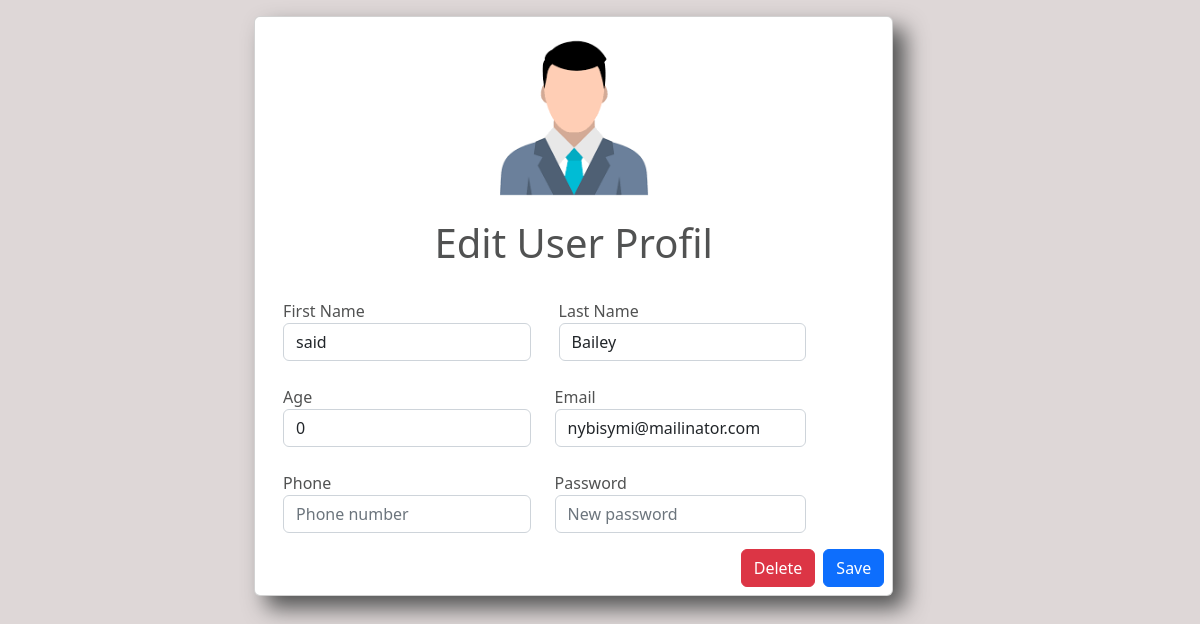
The app's page /edituser.php?iduser=1, older data.
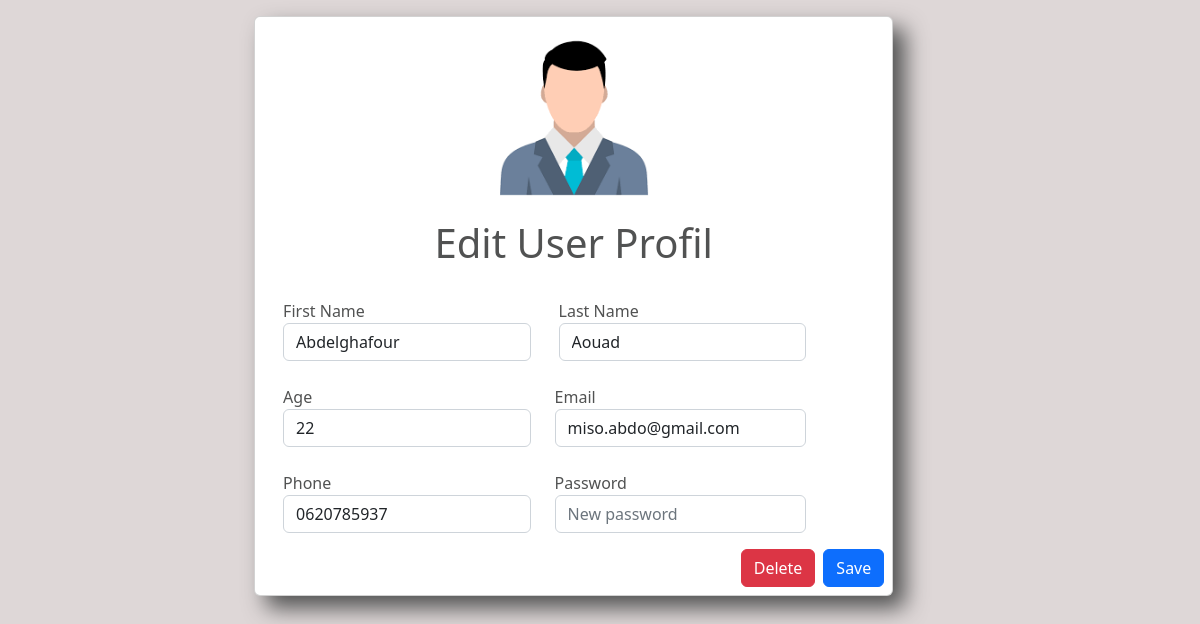
The same page, newer data.
### tables this page shows
CREATE TABLE IF NOT EXISTS `users` (
  `id` int NOT NULL AUTO_INCREMENT,
  `first_name` varchar(50) NOT NULL,
  `last_name` varchar(50) NOT NULL,
  `age` int DEFAULT NULL,
  `email` varchar(255) NOT NULL,
  `phone` varchar(18) DEFAULT NULL,
  `password` varchar(255) NOT NULL,
  `admin` int NOT NULL DEFAULT '0',
  `created_at` timestamp NOT NULL DEFAULT CURRENT_TIMESTAMP,
  `updated_at` timestamp NOT NULL,
  `updated_by` int NOT NULL,
  PRIMARY KEY (`id`)
);

### models/connection.php (called while the page is built, shortened)
<?php
class Connection
{
      private $serv = 'localhost';
      private $user = 'root';
      private $pass = '';
      private $bd = 'youtrain';
      private function pdoConnection()
      {
            $con = new PDO('mysql:host=' . $this->serv . ';dbname=' . $this->bd, $this->user, $this->pass);
            $con->setAttribute(PDO::ATTR_DEFAULT_FETCH_MODE, PDO::FETCH_ASSOC);
            try {
                  return $con;
            } catch (PDOException $e) {
                  echo 'Database Error: ' . $e->getMessage();
            }
      }
      public function connect()
      {
            return $this->pdoConnection();
      }
}

### models/user.php (called while the page is built, shortened)
<?php
require 'connection.php';
class User extends Connection
{
    public $id;
    function __construct($email = null, $password = null, $first_name = null, $last_name = null, $phone = null, $age = null, $id = null, $admin = null)
    {
        $this->id = $id;
    }
    function setId($id)
    {
        $this->id = $id;
    }
    public function getUser()
    {
        $sql = "SELECT * FROM users where id = ?";
        $stmt = $this->connect()->prepare($sql);
        $stmt->execute([$this->id]);
        $result = $stmt->fetch();
        return $result;
    }
}

### edituser.php (the view, shortened to what this page needs)
<?php
require_once 'models/user.php';
if (isset($_GET['iduser'])) {
    $obj = new User();
    $obj->setId($_GET['iduser']);
    $user = $obj->getUser();
} else {
    $obj = new User();
    $obj->setId($_SESSION['id']);
    $user = $obj->getUser();
}
?>
<!DOCTYPE html>
<html lang="en">
<head>
    <link rel="stylesheet" href="https://cdn.jsdelivr.net/gh/guillaumepotier/Parsley.js@2.9.2/doc/assets/docs.css">
    <link rel="stylesheet" href="https://cdn.jsdelivr.net/gh/guillaumepotier/Parsley.js@2.9.2/src/parsley.css">
    <link rel="stylesheet" href="assets/css/style.css">
    <link rel="stylesheet" href="https://cdn.jsdelivr.net/npm/bootstrap-icons@1.9.1/font/bootstrap-icons.css%22%3E">
    <link href="https://cdn.jsdelivr.net/npm/bootstrap@5.2.2/dist/css/bootstrap.min.css" rel="stylesheet">
</head>
<body class="bol">
    <form action="controllers/userController.php" method="POST">
        <div class="container col-4 mb-3 mt-3">
            <div class="card card-edit">
                <img src="assets/img/user.png" class="img-user img-fluid">
                <div class="row">
                    <h1 class="text-center">Edit User Profil</h1>
                    <div class="col-5 ms-4 mt-4 ps-md-3 ps-0">
                        <label>First Name</label>
                        <input type="text" name="first_name" placeholder="First Name" value="<?= $user['first_name'] ?>" class="form-control">
                    </div>
                    <div class="col-5 mt-4 ps-md-3">
                        <label>Last Name</label>
                        <input type="text" name="last_name" placeholder="Last Name" value="<?= $user['last_name'] ?>" class="form-control">
                    </div>
                    <div class="col-5 ms-4 mt-4 ps-md-3 ps-0">
                        <label>Age</label>
                        <input type="number" name="age" placeholder="Your age" value="<?= $user['age'] ?>" class="form-control">
                    </div>
                    <div class="col-5 mt-4">
                        <label>Email</label>
                        <input type="email" name="email" placeholder="Email" value="<?= $user['email'] ?>" class="form-control">
                    </div>
                    <div class="col-5 ms-4 mt-4 ps-md-3 ps-0">
                        <label>Phone</label>
                        <input type="number" name="phone" placeholder="Phone number" value="<?= $user['phone'] ?>" class="form-control">
                    </div>
                    <div class="col-5 mt-4 mb-3">
                        <label>Password</label>
                        <input type="password" name="password" placeholder="New password" class="form-control">
                    </div>
                    <div class="botonat d-flex flex-row-reverse">
                        <button type="submit" name="updateUser" class="btn btn-primary me-2 mb-2" id="save">Save</button>
                        <button type="submit" name="delete" class="btn btn-danger me-2 mb-2" id="delete">Delete</a>
                    </div>
                </div>
            </div>
        </div>
    </form>
</body>
</html>

### assets/css/style.css (style rules this page uses)
* { margin: 0; padding: 0; box-sizing: border-box; }
body { overflow-x: hidden; }
.img-user { display: block; margin-left: auto; margin-right: auto; width: 202px; height: 158px; }
.card-edit { box-shadow: 12px 12px 22px; width: 170%; position: absolute; right: 42%; color: rgb(81, 82, 82); }
.bol { background-color: rgb(222, 215, 215); }
.botonat { text-align: end; }
body { background-color: #dadde6 }

Row changes from the older to the newer data that the page shows:
changed users: first_name "said" → "Abdelghafour"; last_name "Bailey" → "Aouad"; age "0" → "22"; email "nybisymi@mailinator.com" → "miso.abdo@gmail.com"; phone (not shown) → "0620785937"
